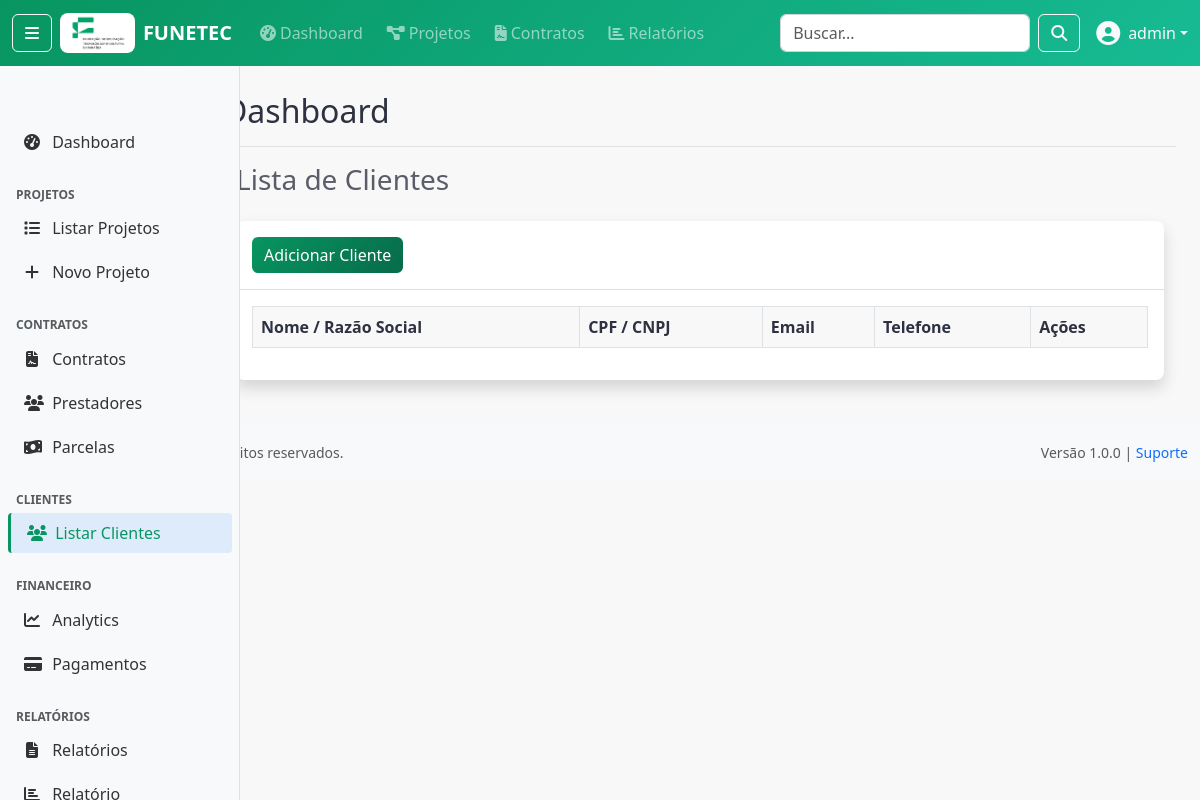
Page /clientes/ (signed in) on the earlier database version.
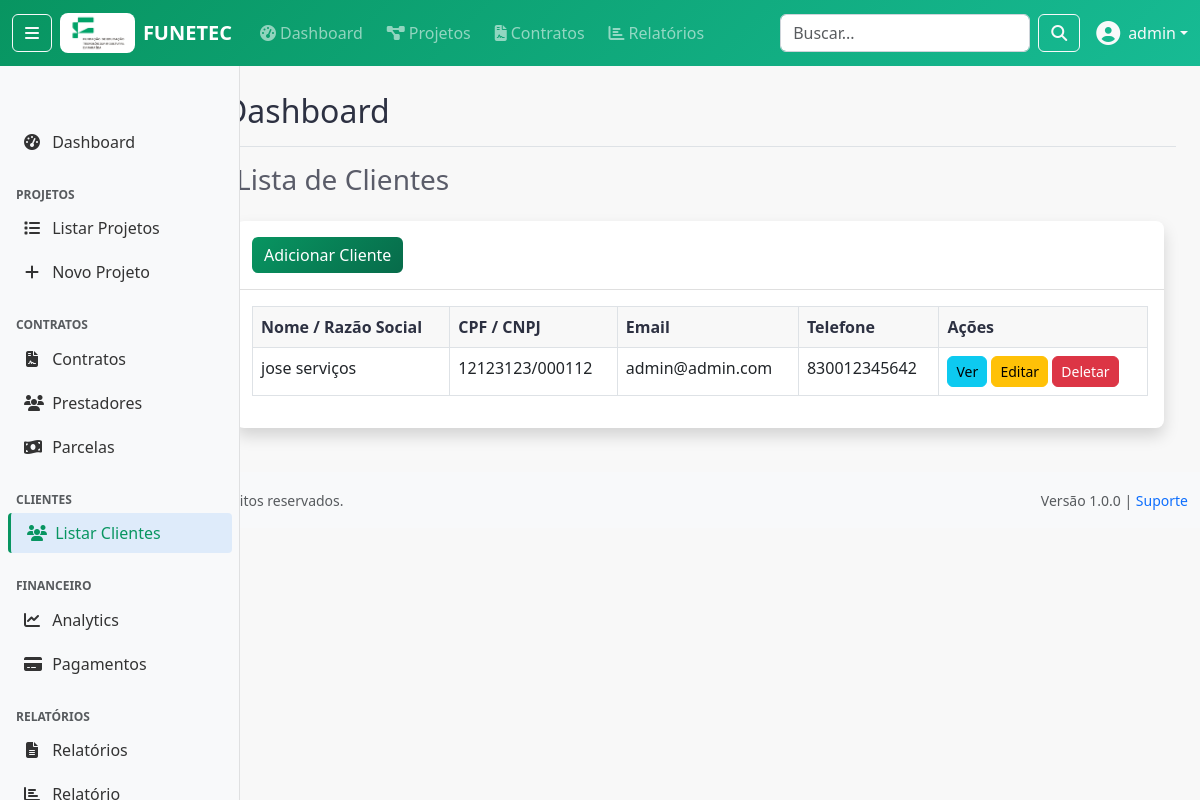
Same page on the later database version.
### apps/accounts/models/user.py (models this page shows, shortened)
class User(AbstractUser):
    ROLE_CHOICES = [
        ('admin', 'Administrador'),
        ('ti', 'TI'),
        ('fiscal', 'Fiscal'),
        ('financeiro', 'Financeiro'),
        ('analista', 'Analista'),
        ('cliente', 'Cliente'),
    ]
    DEPARTMENT_CHOICES = [
        ('administrativo', 'Administrativo'),
        ('financeiro', 'Financeiro'),
        ('ti', 'Tecnologia da Informação'),
        ('fiscal', 'Fiscal'),
        ('operacional', 'Operacional'),
        ('diretoria', 'Diretoria'),
    ]
    cpf = models.CharField(
        'CPF', max_length=14, unique=True, null=True, blank=True,
        validators=[RegexValidator(
            regex=r'^\d{3}\.\d{3}\.\d{3}-\d{2}$|^\d{11}$',
            message='CPF deve estar no formato XXX.XXX.XXX-XX ou apenas números'
        )]
    )
    telefone = models.CharField('Telefone', max_length=20, blank=True)
    role = models.CharField('Função', max_length=20, choices=ROLE_CHOICES, default='analista')
    department = models.CharField('Departamento', max_length=30, choices=DEPARTMENT_CHOICES, blank=True)
    is_cliente_externo = models.BooleanField('Cliente Externo', default=False, help_text='Indica se é um cliente externo da FUNETEC')
    last_activity = models.DateTimeField('Última Atividade', null=True, blank=True)
    class Meta:
        verbose_name = 'Usuário'
        verbose_name_plural = 'Usuários'
        ordering = ['-date_joined']
        permissions = [
            ('can_manage_users', 'Pode gerenciar usuários'),
            ('can_view_financial_data', 'Pode ver dados financeiros'),
            ('can_manage_contracts', 'Pode gerenciar contratos'),
            ('can_manage_projects', 'Pode gerenciar projetos'),
            ('can_generate_reports', 'Pode gerar relatórios'),
        ]
    def __str__(self):
        return self.get_full_name() or self.username
    def is_admin(self):
        return self.role == 'admin' or self.is_superuser
    def is_cliente(self):
        return self.role == 'cliente' or self.is_cliente_externo
    def can_manage_projects(self):
        return self.is_admin() or self.has_perm('accounts.can_manage_projects')
    def can_view_financial_data(self):
        return self.role in ['admin', 'financeiro', 'fiscal'] or self.has_perm('accounts.can_view_financial_data')
    def can_manage_contracts(self):
        return self.role in ['admin', 'financeiro'] or self.has_perm('accounts.can_manage_contracts')
    def can_generate_reports(self):
        return not self.is_cliente() or self.has_perm('accounts.can_generate_reports')
    def can_manage_users(self):
        """Verificar se pode gerenciar usuários"""
        return self.is_admin() or self.has_perm('accounts.can_manage_users')

### apps/clientes/models.py (models this page shows)
class Cliente(BaseModel):
    TIPO_PESSOA_CHOICES = (
        ('F', 'Física'),
        ('J', 'Jurídica'),
    )
    tipo_pessoa = models.CharField(max_length=1, choices=TIPO_PESSOA_CHOICES)
    nome = models.CharField(max_length=255, help_text="Nome completo para Pessoa Física.")
    razao_social = models.CharField(max_length=255, blank=True, null=True, help_text="Razão Social para Pessoa Jurídica.")
    cpf = models.CharField(max_length=14, unique=True, blank=True, null=True)
    cnpj = models.CharField(max_length=18, unique=True, blank=True, null=True)
    email = models.EmailField(unique=True)
    telefone = models.CharField(max_length=20, blank=True, null=True)
    def __str__(self):
        return self.nome if self.tipo_pessoa == 'F' else self.razao_social

### apps/clientes/views.py (the view)
# urls.py: path('', ClienteListView.as_view(), name='cliente-list'),
class ClienteListView(LoginRequiredMixin, ListView):
    model = Cliente
    template_name = 'clientes/cliente_list.html'
    context_object_name = 'clientes'

### templates/clientes/cliente_list.html (shortened to what this page needs)
{% extends 'base/base.html' %}
{% block content %}
<div class="container-fluid">
    <h1 class="h3 mb-4 text-gray-800">Lista de Clientes</h1>
    <div class="card shadow mb-4">
        <div class="card-header py-3">
            <a href="{% url 'clientes:cliente-create' %}" class="btn btn-primary">Adicionar Cliente</a>
        </div>
        <div class="card-body">
            <div class="table-responsive">
                <table class="table table-bordered" id="dataTable" width="100%" cellspacing="0">
                    <thead>
                        <tr>
                            <th>Nome / Razão Social</th>
                            <th>CPF / CNPJ</th>
                            <th>Email</th>
                            <th>Telefone</th>
                            <th>Ações</th>
                        </tr>
                    </thead>
                    <tbody>
                        {% for cliente in clientes %}
                        <tr>
                            <td>{{ cliente }}</td>
                            <td>{{ cliente.cpf|default:cliente.cnpj }}</td>
                            <td>{{ cliente.email }}</td>
                            <td>{{ cliente.telefone }}</td>
                            <td>
                                <a href="{% url 'clientes:cliente-detail' cliente.pk %}" class="btn btn-info btn-sm">Ver</a>
                                <a href="{% url 'clientes:cliente-update' cliente.pk %}" class="btn btn-warning btn-sm">Editar</a>
                                <a href="{% url 'clientes:cliente-delete' cliente.pk %}" class="btn btn-danger btn-sm">Deletar</a>
                            </td>
                        </tr>
                        {% endfor %}
                    </tbody>
                </table>
            </div>
        </div>
    </div>
</div>
{% endblock %}

### templates/base/base.html (shortened to what this page needs)
<!DOCTYPE html>
<html lang="pt-br">
<head>
    <link href="https://cdnjs.cloudflare.com/ajax/libs/bootstrap/5.3.0/css/bootstrap.min.css" rel="stylesheet">
    <link href="https://cdnjs.cloudflare.com/ajax/libs/font-awesome/6.4.0/css/all.min.css" rel="stylesheet">
    {% load static %}
    <link rel="stylesheet" href="{% static 'css/base.css' %}">
    <link rel="stylesheet" href="{% static 'css/dashboard.css' %}">
</head>
<body>
    {% include 'base/navbar.html' %}
    <div class="container-fluid">
        <div class="row">
            {% include 'base/sidebar.html' %}
            <main class="col-md-9 ms-sm-auto col-lg-10 px-md-4">
                <div class="d-flex justify-content-between flex-wrap flex-md-nowrap align-items-center pt-3 pb-2 mb-3 border-bottom">
                    <h1 class="h2">{% block page_title %}Dashboard{% endblock %}</h1>
                </div>
                {% block content %}{% endblock %}
            </main>
        </div>
    </div>
    {% include 'base/footer.html' %}
</body>
</html>

### templates/base/navbar.html (shortened to what this page needs)
{% load static %}
<nav class="navbar navbar-expand-md navbar-dark fixed-top" style="background: linear-gradient(135deg, #089561 0%, #17BB94 100%);">
    <div class="container-fluid">
        {% if user.is_authenticated %}
            <button class="btn btn-outline-light me-2" type="button" id="sidebarToggle" title="Recolher/Expandir Menu"
                    aria-label="Toggle sidebar" aria-pressed="false">
                <i class="fas fa-bars"></i>
            </button>
        {% endif %}
        <a class="navbar-brand d-flex align-items-center" href="{% url 'dashboard:index' %}">
            <img src="{% static 'img/logo_funetec.jpg' %}" alt="FUNETEC" height="40" class="me-2" style="border-radius: 8px;">
            FUNETEC
        </a>
        <div class="collapse navbar-collapse" id="navbarNav">
            {% if user.is_authenticated %}
                <ul class="navbar-nav me-auto">
                    <li class="nav-item">
                        <a class="nav-link" href="{% url 'dashboard:index' %}">
                            <i class="fas fa-tachometer-alt me-1"></i>Dashboard
                        </a>
                    </li>
                    {% if user.can_manage_projects %}
                        <li class="nav-item">
                            <a class="nav-link" href="{% url 'projetos:projeto_list' %}">
                                <i class="fas fa-project-diagram me-1"></i>Projetos
                            </a>
                        </li>
                    {% endif %}
                    {% if user.can_manage_contracts %}
                        <li class="nav-item">
                            <a class="nav-link" href="{% url 'contratos:contrato_list' %}">
                                <i class="fas fa-file-contract me-1"></i>Contratos
                            </a>
                        </li>
                    {% endif %}
                    {% if user.can_view_financial_data %}
                        <li class="nav-item">
                            <a class="nav-link" href="{% url 'relatorios:relatorio_list' %}">
                                <i class="fas fa-chart-bar me-1"></i>Relatórios
                            </a>
                        </li>
                    {% endif %}
                </ul>
                <form class="d-flex me-3" method="get" action="{% url 'dashboard:index' %}">
                    <input class="form-control me-2" type="search" placeholder="Buscar..." name="q"
                           value="{{ request.GET.q }}" style="width: 250px;">
                    <button class="btn btn-outline-light" type="submit">
                        <i class="fas fa-search"></i>
                    </button>
                </form>
                <div class="dropdown">
                    <a class="nav-link dropdown-toggle text-light d-flex align-items-center" href="#"
                       id="userDropdown" role="button" data-bs-toggle="dropdown">
                        {% if user.avatar %}
                            <img src="{{ user.avatar.url }}" class="rounded-circle me-2" width="32" height="32">
                        {% else %}
                            <i class="fas fa-user-circle me-2 fs-4"></i>
                        {% endif %}
                        {{ user.get_full_name|default:user.username }}
                    </a>
                </div>
            {% endif %}
        </div>
    </div>
</nav>

### templates/base/sidebar.html (shortened to what this page needs)
<nav id="sidebarMenu" class="col-md-3 col-lg-2 d-md-block bg-light sidebar collapse">
    <div class="position-sticky pt-3">
        <ul class="nav flex-column">
            <li class="nav-item">
                <a class="nav-link {% if 'dashboard' in request.resolver_match.url_name %}active{% endif %}"
                   href="{% url 'dashboard:index' %}">
                    <i class="fas fa-tachometer-alt me-2"></i>
                    <span>Dashboard</span>
                </a>
            </li>
        </ul>
        {% if user.can_manage_projects or user.is_cliente %}
            <h6 class="sidebar-heading d-flex justify-content-between align-items-center px-3 mt-4 mb-1 text-muted">
                <span>Projetos</span>
            </h6>
            <ul class="nav flex-column">
                <li class="nav-item">
                    <a class="nav-link {% if 'projeto' in request.resolver_match.url_name %}active{% endif %}"
                       href="{% url 'projetos:projeto_list' %}">
                        <i class="fas fa-list me-2"></i>
                        <span>Listar Projetos</span>
                    </a>
                </li>
                {% if user.can_manage_projects %}
                    <li class="nav-item">
                        <a class="nav-link" href="{% url 'projetos:projeto_create' %}">
                            <i class="fas fa-plus me-2"></i>
                            <span>Novo Projeto</span>
                        </a>
                    </li>
                {% endif %}
            </ul>
        {% endif %}
        {% if user.can_manage_contracts %}
            <h6 class="sidebar-heading d-flex justify-content-between align-items-center px-3 mt-4 mb-1 text-muted">
                <span>Contratos</span>
            </h6>
            <ul class="nav flex-column">
                <li class="nav-item">
                    <a class="nav-link {% if 'contrato' in request.resolver_match.url_name %}active{% endif %}"
                       href="{% url 'contratos:contrato_list' %}">
                        <i class="fas fa-file-contract me-2"></i>
                        <span>Contratos</span>
                    </a>
                </li>
                <li class="nav-item">
                    <a class="nav-link" href="{% url 'contratos:prestador_list' %}">
                        <i class="fas fa-users me-2"></i>
                        <span>Prestadores</span>
                    </a>
                </li>
                <li class="nav-item">
                    <a class="nav-link" href="{% url 'contratos:parcela_list' %}">
                        <i class="fas fa-money-bill-wave me-2"></i>
                        <span>Parcelas</span>
                    </a>
                </li>
            </ul>
        {% endif %}
        {% if user.can_manage_contracts %}
            <h6 class="sidebar-heading d-flex justify-content-between align-items-center px-3 mt-4 mb-1 text-muted">
                <span>Clientes</span>
            </h6>
            <ul class="nav flex-column">
                <li class="nav-item">
                    <a class="nav-link {% if 'cliente' in request.resolver_match.url_name %}active{% endif %}"
                       href="{% url 'clientes:cliente-list' %}">
                        <i class="fas fa-users me-2"></i>
                        <span>Listar Clientes</span>
                    </a>
                </li>
            </ul>
        {% endif %}
        {% if user.can_view_financial_data %}
            <h6 class="sidebar-heading d-flex justify-content-between align-items-center px-3 mt-4 mb-1 text-muted">
                <span>Financeiro</span>
            </h6>
            <ul class="nav flex-column">
                <li class="nav-item">
                    <a class="nav-link" href="{% url 'dashboard:analytics_financeiro' %}">
                        <i class="fas fa-chart-line me-2"></i>
                        <span>Analytics</span>
                    </a>
                </li>
                <li class="nav-item">
                    <a class="nav-link" href="{% url 'pagamentos:payment_history' %}">
                        <i class="fas fa-credit-card me-2"></i>
                        <span>Pagamentos</span>
                    </a>
                </li>
            </ul>
        {% endif %}
        {% if user.can_generate_reports %}
            <h6 class="sidebar-heading d-flex justify-content-between align-items-center px-3 mt-4 mb-1 text-muted">
                <span>Relatórios</span>
            </h6>
            <ul class="nav flex-column">
                <li class="nav-item">
                    <a class="nav-link" href="{% url 'relatorios:relatorio_list' %}">
                        <i class="fas fa-file-alt me-2"></i>
                        <span>Relatórios</span>
                    </a>
                </li>
                <li class="nav-item">
                    <a class="nav-link" href="{% url 'relatorios:relatorio_custom' %}">
                        <i class="fas fa-chart-bar me-2"></i>
                        <span>Relatório Customizado</span>
                    </a>
                </li>
            </ul>
        {% endif %}
    </div>
</nav>

### templates/base/footer.html
<footer class="footer mt-auto py-3 bg-light">
    <div class="container-fluid">
        <div class="row">
            <div class="col-md-6">
                <span class="text-muted small">
                    © {{ current_year|default:2025 }} FUNETEC-PB. Todos os direitos reservados.
                </span>
            </div>
            <div class="col-md-6 text-md-end">
                <span class="text-muted small">
                    Versão 1.0.0 |
                    <a href="mailto:ti@funetec.org.br" class="text-decoration-none">Suporte</a>
                </span>
            </div>
        </div>
    </div>
</footer>

Differences in the rows shown:
added Cliente: tipo_pessoa+razao_social "jose serviços", cpf "12123123/000112", email "admin@admin.com", telefone "830012345642"
